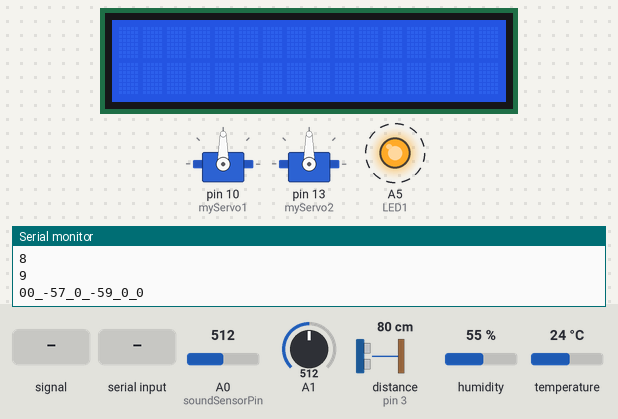
This sketch was run on a simulated Arduino Leonardo, built with avr-gcc and run on an emulated ATmega32U4. On the bench: 16×2 character LCD, 2 × servo, output pins drawn as LEDs (lit = HIGH), the last lines printed to the serial monitor. Wiring (inferred from the names in the program): ultrasonic range finder: trigger pin 2; echo pin 3. Dashed ring = blinking. The inputs (shaded band) are chosen by the test bench; at power-on: A0 (soundSensorPin) = 512, A1 = 512, distance to the obstacle (sensor on pin 3) 80 cm, humidity 55 %, temperature 24 °C. The echo pulse lasts 58.3 µs per cm; pins used as bus, display or sensor lines are not drawn.

Above: at 1.12 s.
1.3 s: A0 (soundSensorPin) set to 493
At 1.3 s:
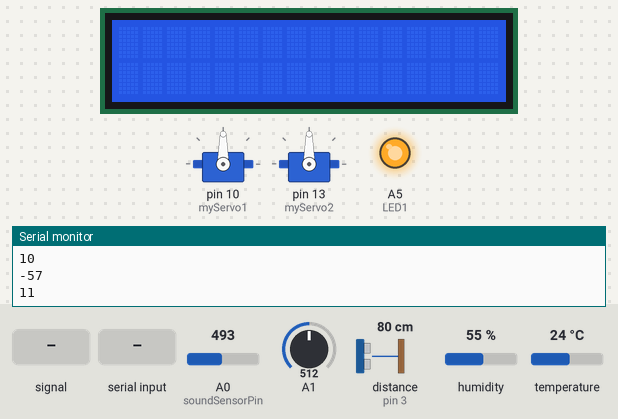
2.8 s: A0 (soundSensorPin) fed a 200 Hz sine of ±81 counts around its level
At 2.95 s:
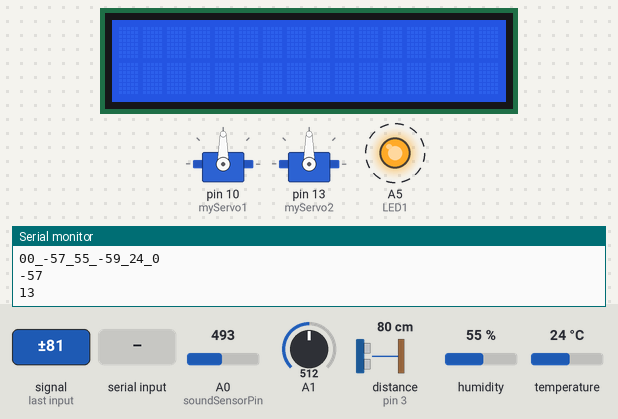
4.9 s: "00\n" received over the second serial link
At 4.9 s:
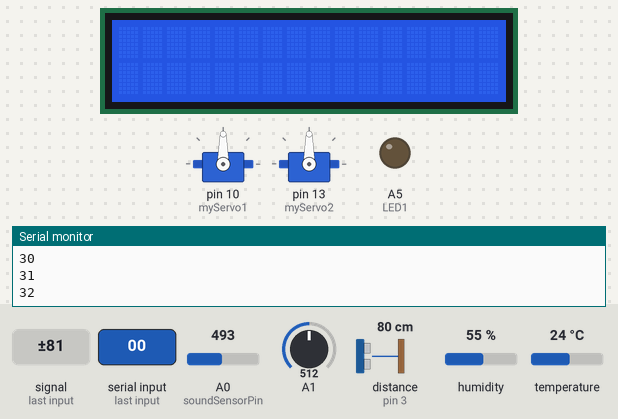
7.4 s: "90,45\n" received over the second serial link
9.9 s: A0 (soundSensorPin) set to 306
11.4 s: A0 (soundSensorPin) set to 510
At 11.55 s:
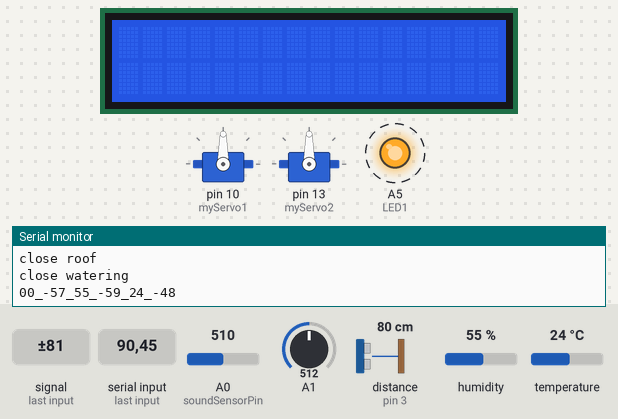
Timing chart, 0 to 14.4 s (numbered marks = the images above; inputs shaded):
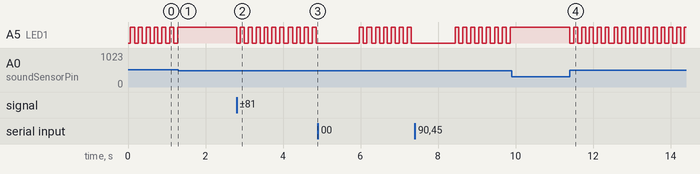

Measured:
- the behaviour switches between 501 and 500 on A0 (soundSensorPin) (found by bisection; images 0 and 1)
- after the input at 1.3 s, A5 (LED1): stops changing and stays HIGH
- after the input at 2.8 s, A5 (LED1): alternates HIGH for 0.10 s and LOW for 0.10 s, starting at once
- after the input at 9.9 s, A5 (LED1): stops changing and stays HIGH
- after the input at 11.4 s, A5 (LED1): alternates HIGH for 0.10 s and LOW for 0.10 s, starting at once
- by itself, A5 (LED1): alternates HIGH for 0.10 s and LOW for 0.10 s

The sketch:

ExodiaBox_galileo.ino
```cpp
#include <DHT.h>
#include<pt.h>
#include <LiquidCrystal.h>
#include <Servo.h>

//ProtoThread
#define PT_DELAY(pt, ms, ts) \
ts = millis(); \
PT_WAIT_WHILE(pt, millis()-ts < (ms));

//GPIO pin definition
#define LED1 A5
#define DHTIN 12
#define DHTOUT 11
#define DHTTYPE DHT11
LiquidCrystal lcd(8, 9, 4, 5, 6, 7);
const int TRIG_PIN = 2;
const int ECHO_PIN = 3;
// Define the sensor type (DHT 11)
DHT dht(DHTIN,DHTOUT, DHTTYPE);

//machineStatus
int height;
int humid;
int uv;
int temperature;
int top;
String toServer ;

struct pt pt_serverSendSerial;
struct pt pt_localTaskHumind;
struct pt pt_localTaskSound;
struct pt pt_localTaskUv;
struct pt pt_localTaskUltra;
struct pt pt_localTaskRoof;
struct pt pt_localTaskWater;
struct pt pt_taskTopServo;
struct pt pt_taskSideServo;

//valiable
String label = "";
//initualize Ultra
int maxCm = 22; //heigh of box - soil       change
int duration, distanceCm;
//initialize on/off
    /////////////////////////////
    ////variables description////
    ////  -> '0' == turn off ////
    ////  -> '1' == turn on  ////
    /////////////////////////////
int watering = 0;
int roof = 0;
int tempCheck[] = {0,0};
//initialize sound
int soundSensorPin = A0;
int soundReading = 0;
int soundThreshold = 500;
int counter = 0;
//initualize Uv
int value;
int sound;
//initialize humid
float h;
float t;
int ha;
int temp;
Servo myServo1;
Servo myServo2;

void setup() {
  // set serial of board and nodeMCU
  Serial.begin(9600);//galileo
  Serial1.begin(115200);//server
  lcd.begin(16, 2);
  dht.begin();

  // set pinMode
  pinMode(TRIG_PIN,OUTPUT);
  pinMode(ECHO_PIN,INPUT);
  pinMode(A0, INPUT);
  pinMode(LED1, OUTPUT);
  pinMode(soundSensorPin, INPUT);
  pinMode(A1, INPUT);

  myServo1.attach(10);
  myServo2.attach(13);

  PT_INIT(&pt_serverSendSerial);
  PT_INIT(&pt_localTaskHumind);
  PT_INIT(&pt_localTaskSound);
  PT_INIT(&pt_localTaskUv);
  PT_INIT(&pt_localTaskUltra);
  PT_INIT(&pt_localTaskRoof);
  PT_INIT(&pt_localTaskWater);
  PT_INIT(&pt_taskTopServo);
  PT_INIT(&pt_taskSideServo);

}

void serialEvent(){   // resieve data from nodeMCU
  if(Serial1.available()){
    String str = Serial1.readStringUntil('\r');
    Serial.println(str);
    if(str.substring(0,2) == "00"){
      watering = int(str.charAt(3))-'0';
      roof = int(str.charAt(5))-'0';
      if(str.charAt(7) != '$' && str.substring(7).length() <= 16){
        label = str.substring(7);
      }
    }
    lcd.clear();
    lcd.print(label);
  }

}

PT_THREAD(serverSendSerial(struct pt* pt)){    // send data to nodeMCU
  static uint32_t ts;
  PT_BEGIN(pt);
  while(1){
    toServer = "00_";
    toServer += String(height);
    toServer += "_";
    toServer += String(humid);
    toServer += "_";
    toServer += String(uv);
    toServer += "_";
    toServer += String(temperature);
    toServer += "_";
    toServer += String(roof);
    Serial1.println(toServer);
    Serial.println(toServer);

    PT_DELAY(pt, 1000, ts);
  }
  PT_END(pt);

}

PT_THREAD(localTaskHumind(struct pt* pt)){
  static uint32_t ts;
  PT_BEGIN(pt);
  while(1) {
    PT_DELAY(pt,2000,ts);
    h = dht.readHumidity();
    t = dht.readTemperature();
    if (!(isnan(h) || isnan(t))) {
      ha = (int)h;
      temp = (int)t;
      Serial.print("Humidity: ");
      Serial.print(ha);
      Serial.print(" %\t");
      Serial.print("Temperature: ");
      Serial.print(temp);
      Serial.println(" *C ");
      humid = ha;
      temperature = temp;
    }
    PT_YIELD(pt);
  }
  PT_END(pt);

}

PT_THREAD(localTaskSound(struct pt* pt)){
  static uint32_t ts;
  PT_BEGIN(pt);
  while(1){
    soundReading = analogRead(soundSensorPin);
    if(soundReading > soundThreshold){
      if(counter % 2 == 0){
         digitalWrite(LED1, HIGH);
         delay(100);
         Serial.println(counter);
      }
      if(counter % 2 == 1){
        digitalWrite(LED1, LOW);
        delay(100);
        Serial.println(counter);
      }
      counter++;
    }
    PT_YIELD(pt);
  }
  PT_END(pt);

}

PT_THREAD(localTaskUv(struct pt* pt)){
  static uint32_t ts;
  PT_BEGIN(pt);
  while(1) {
   value = analogRead(A1);
   sound = (value * 100) / 240;
   uv = sound;
   PT_DELAY(pt, 1000, ts);
  }
  PT_END(pt);

}

PT_THREAD(localTaskUltra(struct pt* pt)){
  static uint32_t ts;
  PT_BEGIN(pt);
  while(1){
    digitalWrite(TRIG_PIN, LOW);
    delayMicroseconds(2);
    digitalWrite(TRIG_PIN, HIGH);
    delayMicroseconds(10);
    digitalWrite(TRIG_PIN, LOW);
    duration = pulseIn(ECHO_PIN,HIGH);
    distanceCm = duration / 29.1 / 2 ;
    Serial.println(maxCm - distanceCm);
    height = maxCm - distanceCm;
    PT_DELAY(pt, 1000, ts);
  }
  PT_END(pt);

}

PT_THREAD(localTaskRoof(struct pt* pt)){
  static uint32_t ts;
  PT_BEGIN(pt);
  while(1){
    if(roof == 1){
      if(tempCheck[1] != roof){
        Serial.println("open roof");
        top = 1;
        tempCheck[1] = 1;
      }
    }else{
      if(tempCheck[1] != roof){
        Serial.println("close roof");
        top = 0;
        tempCheck[1] = 0;
      }
    }
    PT_DELAY(pt, 1000, ts);
  }
  PT_END(pt);

}

PT_THREAD(localTaskWater(struct pt* pt)){
  static uint32_t ts;
  PT_BEGIN(pt);
  while(1){
    if(watering == 1){
      if(tempCheck[0] != watering){
        Serial.println("open watering");
        tempCheck[0] = 1;
      }

    }else{
      if(tempCheck[0] != watering){
        Serial.println("close watering");
        tempCheck[0] = 0;
      }
    }
    PT_DELAY(pt, 1000, ts);
  }
  PT_END(pt);

}

PT_THREAD(taskTopServo(struct pt* pt)){
  static uint32_t ts;
  static int x = 10;
  PT_BEGIN(pt);
  while(1){
    PT_DELAY(pt,10,ts)
      if (roof == 1){
          if(x < 100){
            x += 1;
            myServo1.write(x) ;
          }
      }
      if (roof == 0){
        if(x > 10){
          x -= 1;
        myServo1.write(x) ;
      }
    }
  }
  PT_END(pt);

}

PT_THREAD(taskSideServo(struct pt* pt)){
  static uint32_t ts;
  static int x = 10;
  PT_BEGIN(pt);
  while(1){
    PT_DELAY(pt,10,ts)
      if (watering == 1){
          if(x < 90){
            x += 1;
            myServo2.write(x) ;
          }
      }
      if (watering == 0){
        if(x > 10){
          x -= 1;
        myServo2.write(x) ;
      }
    }
  }
  PT_END(pt);

}

void loop() {
  serialEvent();
  serverSendSerial(&pt_serverSendSerial);
  localTaskHumind(&pt_localTaskHumind);
  localTaskSound(&pt_localTaskSound);
  localTaskUv(&pt_localTaskUv);
  localTaskUltra(&pt_localTaskUltra);
  localTaskRoof(&pt_localTaskRoof);
  localTaskWater(&pt_localTaskWater);
  taskTopServo(&pt_taskTopServo);
  taskSideServo(&pt_taskSideServo);

}
```
